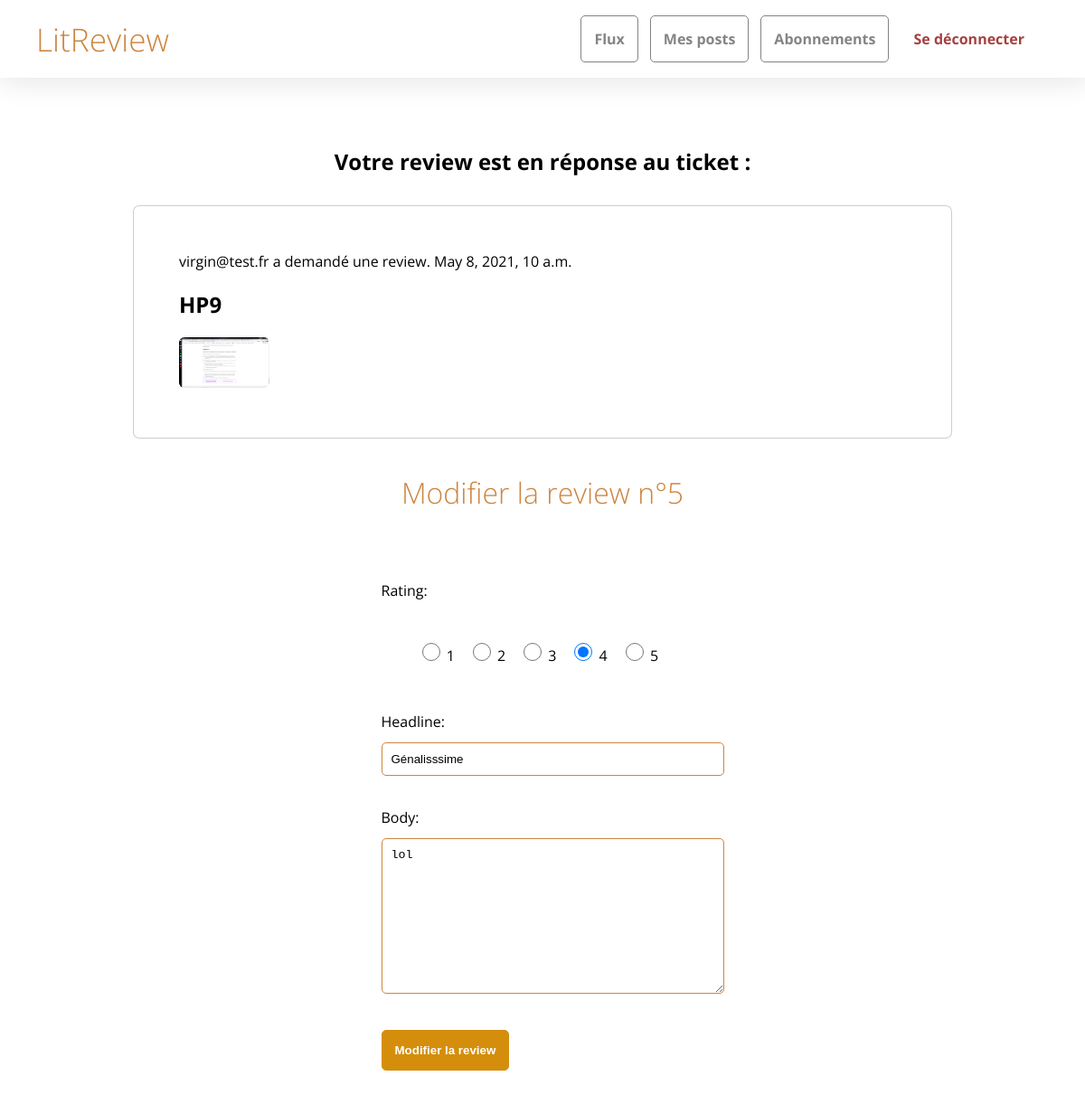
/app/review/5 (signed in), run on the app's committed database.
### bookreviews/models.py (models this page shows, shortened)
class Ticket(models.Model):
    title = models.CharField(max_length=128)
    descripton = models.TextField(max_length=2048, blank=True)
    image = models.ImageField(null=True, blank=True, upload_to="images/")
    user = models.ForeignKey(to=settings.AUTH_USER_MODEL, on_delete=models.CASCADE)
    time_created = models.DateTimeField(auto_now_add=True)

class Review(models.Model):
    ticket = models.ForeignKey(to=Ticket, on_delete=models.CASCADE)
    rating = models.PositiveSmallIntegerField(validators=[MinValueValidator(0), MaxValueValidator(5)])
    headline = models.CharField(max_length=128)
    body = models.TextField(max_length=8192, blank=True)
    user = models.ForeignKey(to=settings.AUTH_USER_MODEL, on_delete=models.CASCADE)
    time_created = models.DateTimeField(auto_now_add=True)

### registration/models.py (models this page shows)
class User(AbstractUser):
    username = None
    email = models.EmailField(_('email address'), unique=True)
    USERNAME_FIELD = 'email'
    REQUIRED_FIELDS = []
    objects = UserManager()

### bookreviews/views.py (the view)
# urls.py: path('review/<int:review_id>', views.edit_own_review, name='edit_own_review_view'),
@ login_required()
def edit_own_review(request, review_id):
    review = Review.objects.get(id=review_id)
    if review.user != request.user:
        return HttpResponseForbidden()
    if request.method == 'POST':
        form = ReviewForm(request.POST, instance=review)
        if form.is_valid():
            form.save()
            messages.success(request, 'Review modifiée avec succès.')
            return redirect('my_posts_view')
    if request.method == 'GET':
        form = ReviewForm(instance=review)
        return render(
            request,
            'bookreviews/edit-review.html',
            {'form': form, 'review_id': review_id, 'ticket': review.ticket})

### bookreviews/forms.py
class ReviewForm(ModelForm):
    class Meta:
        CHOICES = [(1, 1), (2, 2), (3, 3), (4, 4), (5, 5)]
        model = Review
        fields = ['rating', 'headline', 'body']
        widgets = {
            'rating': forms.RadioSelect(choices=CHOICES)
        }

### bookreviews/templates/bookreviews/edit-review.html (shortened to what this page needs)
{% extends "bookreviews/base.html" %}
{% block content %}
  <h2>Votre review est en réponse au ticket :</h2>
    <div class="ticket-container">
      <div>
        <span>{{ ticket.user }} a demandé une review.</span>
        <span>{{ ticket.time_created }}</span>
    </div>
    <h2>{{ ticket.title }}</h2>
    <img class="cover" src="/media/{{ ticket.image }}" alt="image de couverture du ticket" />
    </div>
    <h1>Modifier la review n°{{ review_id }}</h1>
    <form method="post" enctype="multipart/form-data">
      {% include "bookreviews/form.html" with form=form %}
        <button type="submit">Modifier la review</button>
      </form>
{% endblock %}

### bookreviews/templates/bookreviews/form.html (shortened to what this page needs)
{% for field in form %}
  <p>
    {{ field.label_tag }}<br>
    {{ field }}
  </p>
{% endfor %}

### static/styles.css (style rules this page uses)
body { font-family: 'Open Sans'; margin: 0px; }
.ticket-container { border: 1px solid #80808063; border-radius: 7px; padding: 50px; margin-top: 12px; margin-bottom: 12px; min-width: 67vw; background-color: white; }
.cover { width: 100px; height: auto; border-radius: 6px; }
#id_rating { display: flex; }
#id_rating > li { margin-right: 15px; list-style-type: none; }
#id_rating > li > label > input { width: 20px; height: 20px; }
h1 { font-size: 2em; color: peru; font-weight: 300; padding-bottom: 33px; text-align: center; }
.primary-btn, .secondary-btn:hover, button { text-decoration: none; padding: 14px; border: 1px solid rgb(212, 142, 12); background-color: rgb(212, 142, 12); border-radius: 5px; margin-right: 13px; color: white; font-weight: 700; }
input, textarea { border: 1px solid peru; padding: 10px; border-radius: 5px; margin-top: 12px; width: 100%; }
p { padding-bottom: 19px; }

### data on the page
Ticket: user "virgin@test.fr", time_created "May 8, 2021, 10 a.m.", title "HP9", image (picture)
Review: form "☐ Rating: ☐ 2 ☐ 3 ☑ 4 ☐ 5" "Génalisssime" "lol"

### other printed values
{{ review_id }} "5"
{{ field.label_tag }} "Rating:" "Headline:" "Body:"
